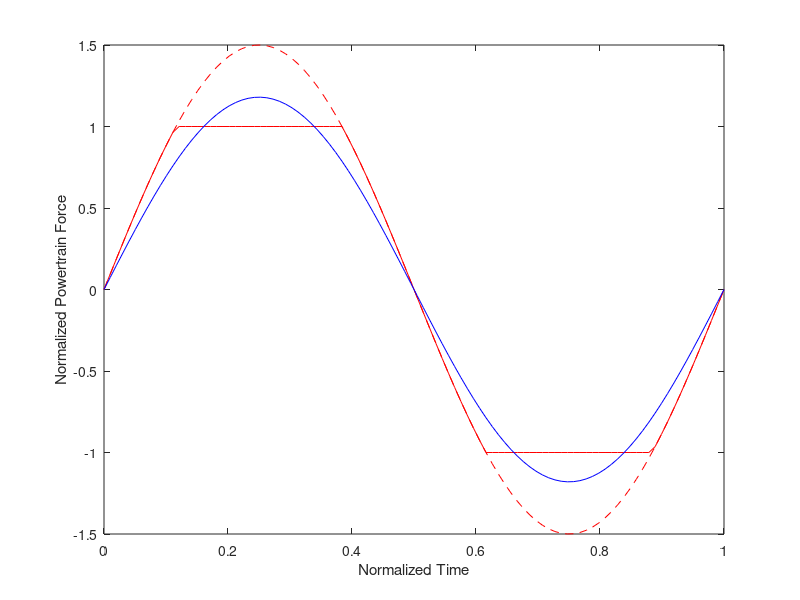

MATLAB code for this plot: (Note: this script raises an error after producing the figure.)
function [] = sin_saturation_demo()

x = linspace(0,1,100);
y = 1.5*sin(x*2*pi);
idx_sat = abs(y)>1;
ysat = y;
ysat(idx_sat) = 1*sign(y(idx_sat));

yfund = 1.18*sin(x*2*pi);

figure
h = plot(x,y,'r--');
hold on
plot(x,ysat,'r',x,yfund,'b')
xlabel('Normalized Time')
ylabel('Normalized Powertrain Force')
improvePlot
set(h,'HandleVisibility','off')

legend('Saturated Signal','Fundamental Amplitude')

% see what happens when added to phase shifted signal
shift_on = false;
if shift_on
    shift = 33;
    y_shift = .5/1.5 * [y(shift:end) y(1:(shift-1))];
    plot(x,y_shift,x,ysat+y_shift,x,yfund+y_shift)
end

% alpha plot

figure
r = linspace(1,8,50); % r = Fp / Fmax
alpha = 2/pi * ( r.*asin(1./r) + sqrt(1 - 1./r.^2) );
plot(r,alpha)
hold on
plot(r,4/pi*ones(size(r)),'k--')
text(1.25,1.26,'4/\pi','FontSize',18)
xlim([1 8])
xticks(1:8)
yticks(1:.1:1.3)
xlabel('Force Ratio F_p/F_{max}')
ylabel('Fundamental Ratio \alpha')
improvePlot

end